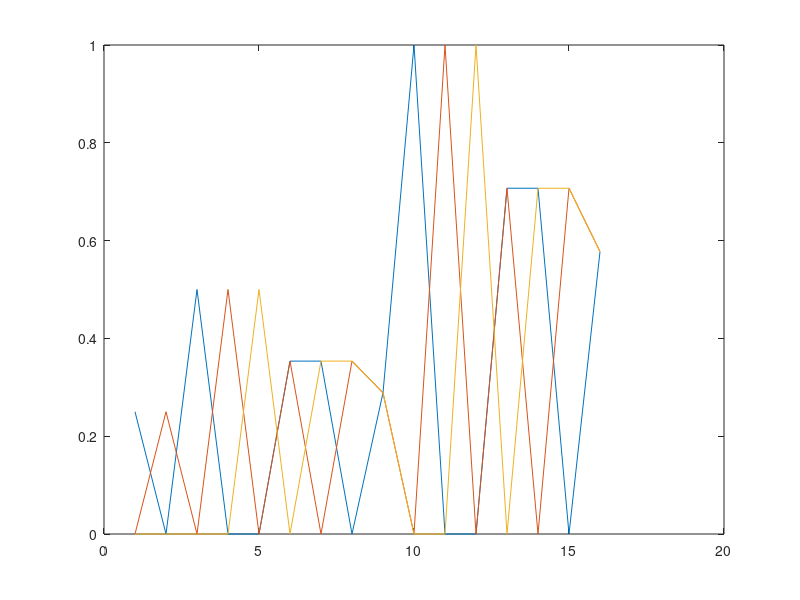

The MATLAB source for this figure: (Note: this script raises an error after producing the figure.)
clear all

wd = cd;
DataDir = '/opt/topspin2/data/DT/nmr';
%DataDir = '/Users/daniel/NMRdata/AVII500/DT';
%ExpNam = 'imse3d_test'; expno = 28;
%ExpNam = 'AOToct3'; expno = 7;
%ExpNam = 'AOToct4'; expno = 11;
%ExpNam = 'Tissue_qVAS'; expno = 12;
ExpNam = 'AOToct5'; expno = 11;
ExpNam = 'MIC5_2H_setup'; expno = 21;

Grel = [.5 1]; NG = 2;

Gnorm.x = [1 0 0 1/sqrt(2) 1/sqrt(2) 0         1/sqrt(3)]';
Gnorm.y = [0 1 0 1/sqrt(2) 0         1/sqrt(2) 1/sqrt(3)]';
Gnorm.z = [0 0 1 0         1/sqrt(2) 1/sqrt(2) 1/sqrt(3)]';

G.x = [];
G.y = [];
G.z = [];

for nG = 1:length(Grel)
    G.x = [G.x; Grel(nG)*Gnorm.x];
    G.y = [G.y; Grel(nG)*Gnorm.y];
    G.z = [G.z; Grel(nG)*Gnorm.z];
end

G.x = [0.25; 0; G.x];
G.y = [0; 0.25; G.y];
G.z = [0; 0; G.z];

td1 = length(G.x);
figure(1), clf
plot(1:td1,G.x,1:td1,G.y,1:td1,G.z)

fpath = [DataDir '/' ExpNam '/' num2str(expno)];

fname = 'difframp_x';
fidx = fopen([fpath '/' fname],'w');
fname = 'difframp_x.txt';
fidxtxt = fopen([fpath '/' fname],'w');
fname = 'difframp_y';
fidy = fopen([fpath '/' fname],'w');
fname = 'difframp_y.txt';
fidytxt = fopen([fpath '/' fname],'w');
fname = 'difframp_z';
fidz = fopen([fpath '/' fname],'w');
fname = 'difframp_z.txt';
fidztxt = fopen([fpath '/' fname],'w');

text.header = {
{'##TITLE= /opt/topspin2/data/DT/nmr/C10E3_DTI/6/diff_ramp'};
{'##JCAMP-DX= 5.00 Bruker JCAMP library'}
{'##DATA TYPE= Shape Data'}
{'##ORIGIN= Bruker Analytik GmbH'}
{'##OWNER= <nmrsu>'}
{'##DATE= 07/02/27'}
{'##TIME= 08:11:48'}
{'##MINX= 0'}
{'##MAXX= 1'}
{'##MINY= 0'}
{'##MAXY= 1'}
{'##$SHAPE_EXMODE= Gradient'}
{'##$SHAPE_TOTROT= 0'}
{'##$SHAPE_BWFAC= 0'}
{'##$SHAPE_INTEGFAC= 0'}
{'##$SHAPE_MODE= 0'}};

[Nlines, dummy] = size(text.header);

for nline = 1:Nlines
    fprintf(fidx,'%s\n',text.header{nline}{1});
    fprintf(fidy,'%s\n',text.header{nline}{1});
    fprintf(fidz,'%s\n',text.header{nline}{1});
end


fprintf(fidx,'%s\n',['##NPOINTS=' num2str(length(G.x))]);
fprintf(fidx,'%s\n',['##XYDATA= (X++(Y..Y))']);
fprintf(fidy,'%s\n',['##NPOINTS=' num2str(length(G.x))]);
fprintf(fidy,'%s\n',['##XYDATA= (X++(Y..Y))']);
fprintf(fidz,'%s\n',['##NPOINTS=' num2str(length(G.x))]);
fprintf(fidz,'%s\n',['##XYDATA= (X++(Y..Y))']);

for nG = 1:length(G.x)
    fprintf(fidx,'%f\n',G.x(nG));
    fprintf(fidxtxt,'%f\n',G.x(nG));
    fprintf(fidy,'%f\n',G.y(nG));
    fprintf(fidytxt,'%f\n',G.y(nG));
    fprintf(fidz,'%f\n',G.z(nG));
    fprintf(fidztxt,'%f\n',G.z(nG));
end


fprintf(fidx,'%s\n',['##END']);
fprintf(fidy,'%s\n',['##END']);
fprintf(fidz,'%s\n',['##END']);

fclose(fidx);
fclose(fidy);
fclose(fidz);
fclose(fidxtxt);
fclose(fidytxt);
fclose(fidztxt);
